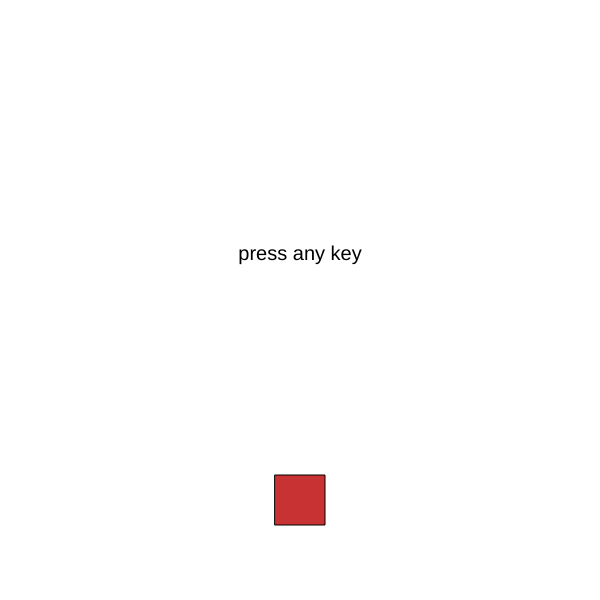
Frame 1 (no input)
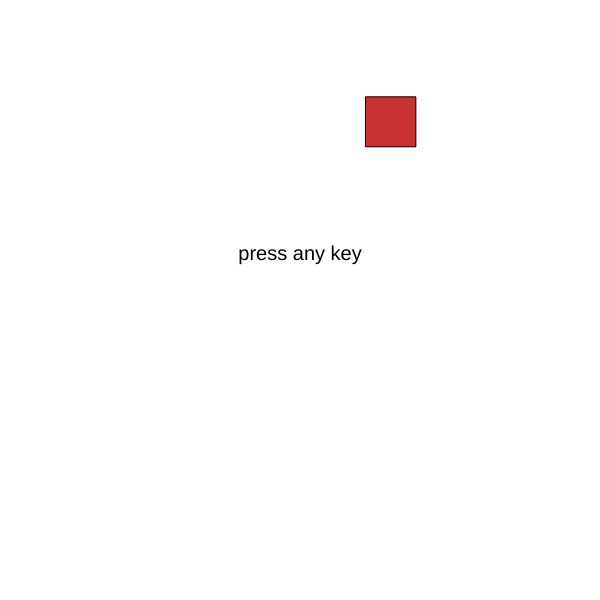
Frame 60 (no input)
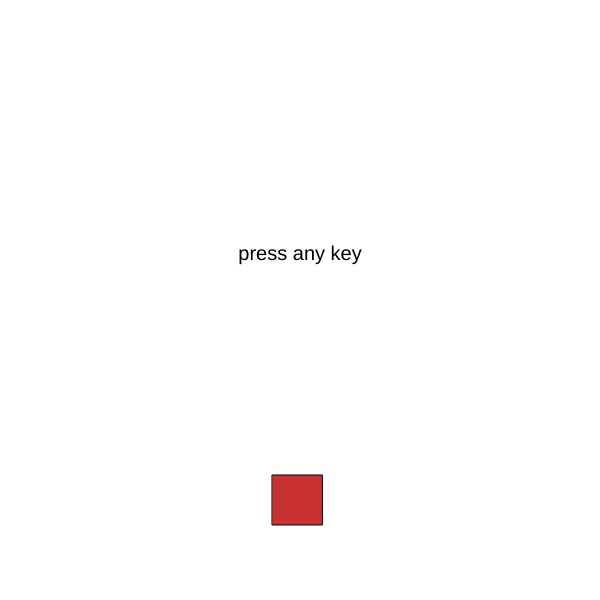
Frame 120 (the mouse pressed at the canvas centre since frame 60)

The p5.js sketch that drew these frames (run headless with seeded random() and noise() and a simulated clock; from frame 60 on, the mouse is pressed at the canvas centre):

// p5.js sketch
// ── sketch.js
var Cube = {
  curAngle: 0,
  r: 200,
  a: 50,
  x: 0,
  y: 200,
  dir: 1,
  speed: 0
}


function setup() {
  createCanvas(600, 600);
}

function draw() {
  background(255);

  if (Cube.dir > 0) {
    if (Cube.speed < 0.06) {
      Cube.speed += 0.002;
    }
  } else {
    if (Cube.speed > -0.06) {
      Cube.speed -= 0.002;
    }
  }

  Cube.x = sin(Cube.curAngle) * Cube.r;
  Cube.y = cos(Cube.curAngle) * Cube.r;
  Cube.curAngle += Cube.speed;

  fill(0, 0, 0);
  textSize(20);
  textAlign(CENTER);
  text("press any key", width / 2, height / 2 - 40);

  fill(200, 50, 50);
  rectMode(CENTER);
  rect(width / 2 + Cube.x, height / 2 + Cube.y, Cube.a, Cube.a);
}

function keyPressed() {
  Cube.dir *= -1;
}
